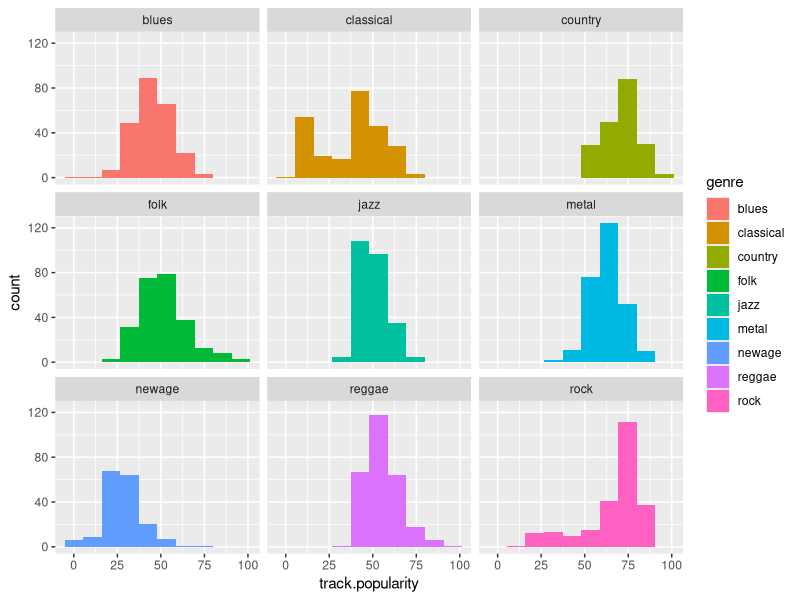

Recreate this plot in R.
library(tidyverse)

df <- read.csv(file = "spotify-genres-classification.csv")

View(df)
df <- df %>% 
  select(-c("X", "playlist_id", "playlist_img", "playlist_owner_name", "playlist_owner_id", "track.id", "analysis_url", "added_at", "is_local", "primary_color", "added_by.href", "added_by.id", "added_by.type", "added_by.uri", "added_by.external_urls.spotify", "track.disc_number", "track.episode", "track.href", "track.is_local", "track.preview_url", "track.track", "track.track_number", "track.type", "track.uri", "track.album.album_type", "track.album.href", "track.album.id", "track.album.name", "track.album.total_tracks", "track.album.type", "track.album.uri", "track.album.external_urls.spotify", "track.external_ids.isrc", "track.external_urls.spotify", "video_thumbnail.url"))

table(df$playlist_name)

df$genre <- "NA"

metal_playlists <- c("00s Metal Classics", "10s Metal Classics", "Metal Essentials")
newage_playlists <- c("1980s New Age Classics", "Early New Age", "New Age Classics")
rock_playlists <- c("All New Rock", "Rock Classics")
blues_playlists <- c("Blues Classics", "Blues Standards", "Classic Blues Guitar", "Electric Blues Classics")
classical_playlists <- c("Classical Essentials", "Classical New Releases")
country_playlists <- c("Country's Greatest Hits", "Country Top 50", "Hot Country")
folk_playlists <- c("Fresh Folk", "Roots Rising")
jazz_playlists <- c("Jazz Classics")
reggae_playlists <- c("One Love", "Reggae Classics", "Summer Sunshine Reggae")

df[df$playlist_name %in% metal_playlists,]$genre <- "metal" 
df[df$playlist_name %in% newage_playlists,]$genre <- "newage" 
df[df$playlist_name %in% rock_playlists,]$genre <- "rock" 
df[df$playlist_name %in% blues_playlists,]$genre <- "blues" 
df[df$playlist_name %in% classical_playlists,]$genre <- "classical" 
df[df$playlist_name %in% country_playlists,]$genre <- "country" 
df[df$playlist_name %in% folk_playlists,]$genre <- "folk" 
df[df$playlist_name %in% jazz_playlists,]$genre <- "jazz" 
df[df$playlist_name %in% reggae_playlists,]$genre <- "reggae" 

library(ggplot2)
ggplot(df, aes(x = track.popularity, fill = genre)) + geom_histogram(bins = 10) + facet_wrap(vars(genre))
summary(df$track.popularity)

any(is.na(df))

write.csv(df, "spotify_dataset.csv")
